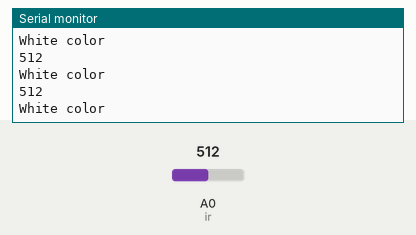
Recording of a sketch running on a simulated Arduino Uno, built with avr-gcc and run on an emulated ATmega328P. Parts: the last lines printed to the serial monitor. The test bench sets the inputs (shaded band); at power-on: A0 (ir) = 512.

Above: at 1.3 s.
1.4 s: A0 (ir) set to 317
At 1.81 s:
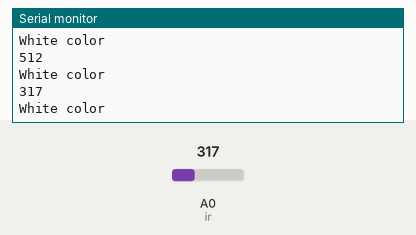
2.9 s: A0 (ir) set to 290
At 3.31 s:
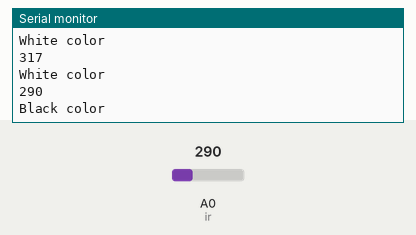
Timing chart, 0 to 5.9 s (numbered marks = the images above; inputs shaded):
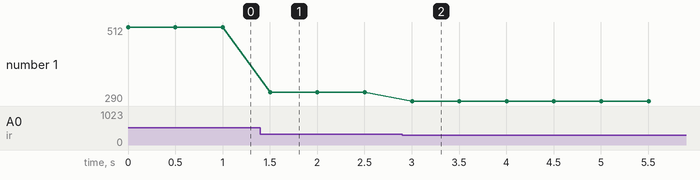

The sketch:

Task_1.3.1.ino
```cpp
int ir = A0;
void setup() {
  Serial.begin(9600);
  pinMode(ir, INPUT);
}

void loop() {
  int sensorValue = analogRead(ir);
  Serial.println(sensorValue);
  if (sensorValue >= 305){
    Serial.println("White color");
  }
  else {
    Serial.println("Black color");
  }
  delay(500);
}
```

Measured:
- the behaviour switches between 305 and 304 on A0 (ir) (found by bisection; images 1 and 2)
- after the input at 1.4 s, the serial monitor: prints a new line after 0.10 s (image 1)
- after the input at 2.9 s, the serial monitor: prints a new line after 0.10 s (image 2)
- plotted number 1: 512 → 317 after the input at 1.4 s, 317 → 290 after the input at 2.9 s
